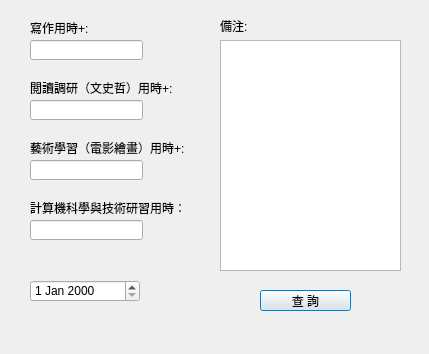
<?xml version="1.0" encoding="UTF-8"?>
<ui version="4.0">
 <class>pro_sel_dlg</class>
 <widget class="QDialog" name="pro_sel_dlg">
  <property name="geometry">
   <rect>
    <x>0</x>
    <y>0</y>
    <width>429</width>
    <height>354</height>
   </rect>
  </property>
  <property name="windowTitle">
   <string>用時查詢</string>
  </property>
  <property name="windowIcon">
   <iconset resource="pro++.qrc">
    <normaloff>:/images/pro++.ico</normaloff>:/images/pro++.ico</iconset>
  </property>
  <widget class="QLabel" name="label_4">
   <property name="geometry">
    <rect>
     <x>30</x>
     <y>200</y>
     <width>161</width>
     <height>16</height>
    </rect>
   </property>
   <property name="text">
    <string>計算機科學與技術研習用時：</string>
   </property>
  </widget>
  <widget class="QLabel" name="label_2">
   <property name="geometry">
    <rect>
     <x>30</x>
     <y>80</y>
     <width>151</width>
     <height>16</height>
    </rect>
   </property>
   <property name="text">
    <string>閲讀調研（文史哲）用時+:</string>
   </property>
  </widget>
  <widget class="QLineEdit" name="rpro_sel_edit">
   <property name="geometry">
    <rect>
     <x>30</x>
     <y>100</y>
     <width>113</width>
     <height>20</height>
    </rect>
   </property>
   <property name="readOnly">
    <bool>true</bool>
   </property>
  </widget>
  <widget class="QDateEdit" name="date_sel_edit">
   <property name="geometry">
    <rect>
     <x>30</x>
     <y>280</y>
     <width>110</width>
     <height>22</height>
    </rect>
   </property>
  </widget>
  <widget class="QLabel" name="label">
   <property name="geometry">
    <rect>
     <x>30</x>
     <y>20</y>
     <width>71</width>
     <height>16</height>
    </rect>
   </property>
   <property name="text">
    <string>寫作用時+:</string>
   </property>
  </widget>
  <widget class="QLabel" name="label_3">
   <property name="geometry">
    <rect>
     <x>30</x>
     <y>140</y>
     <width>161</width>
     <height>16</height>
    </rect>
   </property>
   <property name="text">
    <string>藝術學習（電影繪畫）用時+:</string>
   </property>
  </widget>
  <widget class="QLineEdit" name="wpro_sel_edit">
   <property name="geometry">
    <rect>
     <x>30</x>
     <y>40</y>
     <width>113</width>
     <height>20</height>
    </rect>
   </property>
   <property name="readOnly">
    <bool>true</bool>
   </property>
  </widget>
  <widget class="QTextEdit" name="note_sel_edit">
   <property name="geometry">
    <rect>
     <x>220</x>
     <y>40</y>
     <width>181</width>
     <height>231</height>
    </rect>
   </property>
   <property name="readOnly">
    <bool>true</bool>
   </property>
  </widget>
  <widget class="QLabel" name="label_5">
   <property name="geometry">
    <rect>
     <x>220</x>
     <y>20</y>
     <width>54</width>
     <height>12</height>
    </rect>
   </property>
   <property name="text">
    <string>備注:</string>
   </property>
  </widget>
  <widget class="QLineEdit" name="alpro_sel_edit">
   <property name="geometry">
    <rect>
     <x>30</x>
     <y>160</y>
     <width>113</width>
     <height>20</height>
    </rect>
   </property>
   <property name="readOnly">
    <bool>true</bool>
   </property>
  </widget>
  <widget class="QLineEdit" name="ctlpro_sel_edit">
   <property name="geometry">
    <rect>
     <x>30</x>
     <y>220</y>
     <width>113</width>
     <height>20</height>
    </rect>
   </property>
   <property name="readOnly">
    <bool>true</bool>
   </property>
  </widget>
  <widget class="QPushButton" name="sel_btn">
   <property name="geometry">
    <rect>
     <x>260</x>
     <y>290</y>
     <width>91</width>
     <height>21</height>
    </rect>
   </property>
   <property name="text">
    <string>查 詢</string>
   </property>
  </widget>
 </widget>
 <resources>
  <include location="pro++.qrc"/>
 </resources>
 <connections/>
</ui>
